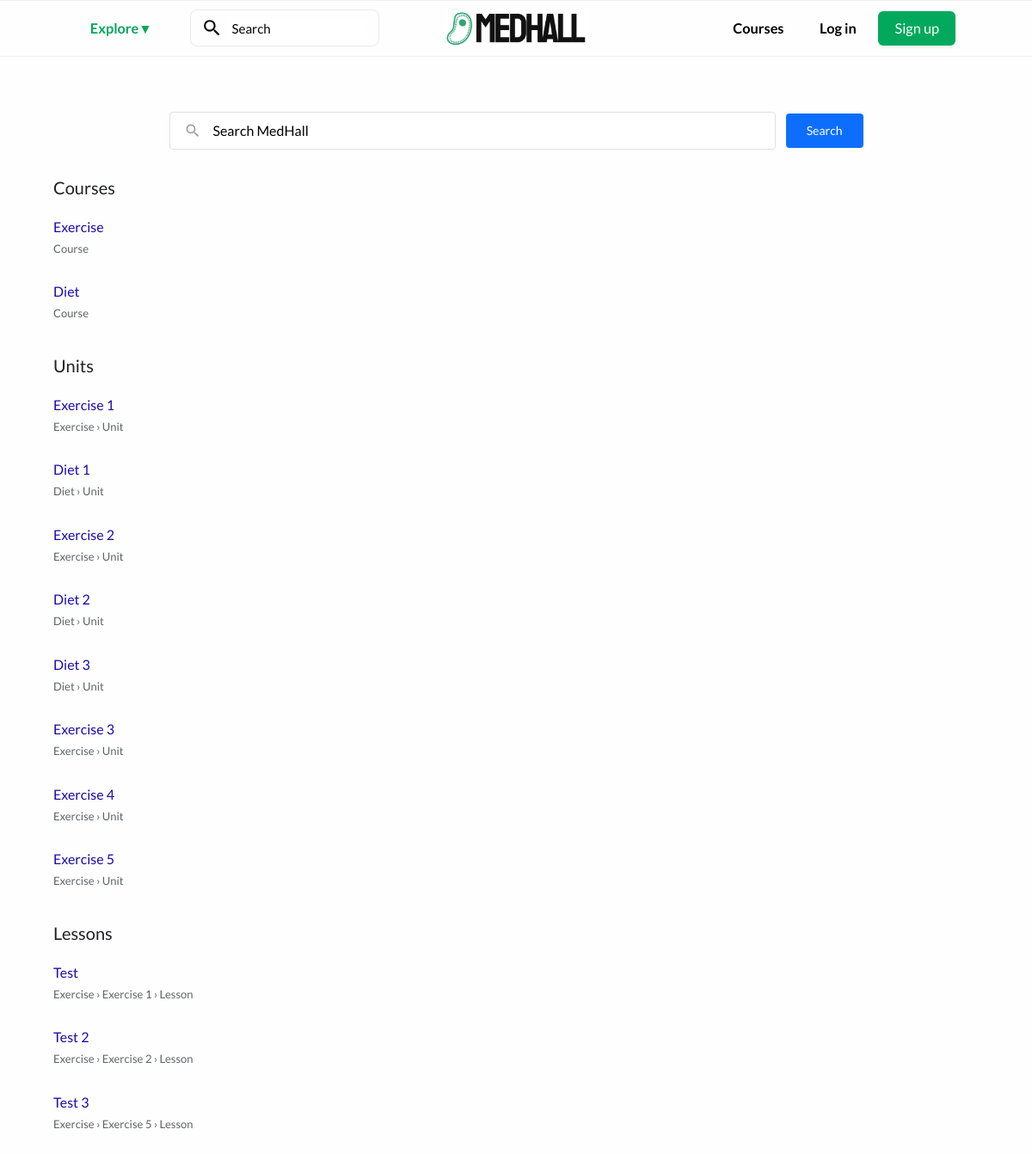
Screenshot of /search/results/ with the database file from the repository.
### courses/models.py (models this page shows, shortened)
class Course(models.Model):
    title = models.CharField(max_length=200)
    description = models.TextField()
    teacher = models.ForeignKey(User, on_delete=models.CASCADE, related_name="courses")

class Unit(models.Model):
    course = models.ForeignKey(Course, on_delete=models.CASCADE, related_name="units")
    title = models.CharField(max_length=200)
    order = models.PositiveIntegerField(default=0)
    class Meta:
        ordering = ['order']

class Lesson(models.Model):
    course = models.ForeignKey(Course, on_delete=models.CASCADE, related_name="lessons")
    title = models.CharField(max_length=200)
    content = RichTextField()  # Supports rich text editing
    video_url = models.URLField(blank=True, null=True)
    order = models.PositiveIntegerField(default=0)  # To order lessons within a course
    unit = models.ForeignKey(Unit, on_delete=models.CASCADE, related_name="lessons")
    class Meta:
        ordering = ['order']

### KhanAcademyClone/views.py (the view)
# urls.py: path('search/results/', views.search_results, name='search_results'),
def search_results(request):
    print("search_results called")
    query = request.GET.get('q', '')
    courses = Course.objects.filter(Q(title__icontains=query) | Q(description__icontains=query))
    units = Unit.objects.filter(title__icontains=query)
    lessons = Lesson.objects.filter(title__icontains=query)
    return render(request, 'search_results.html', {
        'query': query,
        'courses': courses,
        'units': units,
        'lessons': lessons
    })

### courses/context_processors.py (called while the page is built)
def courses_processor(request):
    courses_all = Course.objects.all()
    print(f"Context processor found {len(courses_all)} courses")  # Debug print
    return {
        'courses_all': courses_all
    }

### courses/templates/search_results.html (shortened to what this page needs)
{% extends "base.html" %}
{% block content %}
<div class="search-page">
    <div class="search-wrapper">
        <div class="search-container">
            <svg class="search-icon" viewBox="0 0 24 24">
                <path d="M15.5 14h-.79l-.28-.27A6.471 6.471 0 0 0 16 9.5 6.5 6.5 0 1 0 9.5 16a6.471 6.471 0 0 0 4.23-1.57l.27.28v.79l5 4.99L20.49 19l-4.99-5zm-6 0C7.01 14 5 11.99 5 9.5S7.01 5 9.5 5 14 7.01 14 9.5 11.99 14 9.5 14z"/>
            </svg>
            <input type="text" id="search-results-box" class="search-input" placeholder="Search MedHall" value="{{ query }}">
        </div>
        <button id="search-results-button" class="search-button">Search</button>
    </div>
    {% if courses %}
    <div class="results-section">
        <h3 class="results-title">Courses</h3>
        {% for course in courses %}
        <a href="{% url 'course_detail' course.id %}" class="search-result">
            <div class="result-title">{{ course.title }}</div>
            <div class="result-path">Course</div>
        </a>
        {% endfor %}
    </div>
    {% endif %}
    {% if units %}
    <div class="results-section">
        <h3 class="results-title">Units</h3>
        {% for unit in units %}
        <a href="{% url 'course_detail' unit.course.id %}#unit{{ unit.id }}" class="search-result">
            <div class="result-title">{{ unit.title }}</div>
            <div class="result-path">{{ unit.course.title }} › Unit</div>
        </a>
        {% endfor %}
    </div>
    {% endif %}
    {% if lessons %}
    <div class="results-section">
        <h3 class="results-title">Lessons</h3>
        {% for lesson in lessons %}
        <a href="{% url 'lesson_detail' lesson.unit.course.id lesson.unit.id lesson.id %}" class="search-result">
            <div class="result-title">{{ lesson.title }}</div>
            <div class="result-path">{{ lesson.unit.course.title }} › {{ lesson.unit.title }} › Lesson</div>
        </a>
        {% endfor %}
    </div>
    {% endif %}
</div>
{% endblock %}

### courses/templates/base.html (style rules this page uses)
:root { --primary-green: #02a95c; --primary-gray: #608a89; --light-blue: #e8f2f4; --white: #fefefe; --dark-gray: #000000; --bar-gray: #cccccc; }
body { background-color: var(--white); font-family: 'Lato', sans-serif; }
.search-container { display: flex; align-items: center; padding: 0.5rem 0.8rem; border: 1.5px solid #eaeaea; border-radius: 8px; width: 220px; background-color: var(--white); font-family: 'Lato', sans-serif; position: relative; transition: all 0.2s ease; }
.search-icon { width: 25px; height: 25px; fill: var(--dark-gray); margin-right: 8px; flex-shrink: 0; }
.search-container input { border: none; outline: none; width: 100%; font-family: 'Lato', sans-serif; font-size: 0.95rem; color: var(--dark-gray); }
.search-container input::placeholder { font-family: 'Lato', sans-serif; font-weight: 400; color: var(--dark-gray); }

### courses/templates/search_results.html (style rules this page uses)
.search-page { max-width: 1200px; margin: 0 auto; padding: 40px 20px; }
.search-page .search-wrapper { margin-bottom: 40px; display: flex; justify-content: center; align-items: center; gap: 12px; width: 75%; margin: 0 auto; }
.search-page .search-container { display: flex; align-items: center; background: white; border: 1px solid #dfe1e5; border-radius: 4px; padding: 8px 16px; width: 100%; transition: all 0.2s ease; }
.search-page .search-icon { width: 20px; height: 20px; fill: #9aa0a6; margin-right: 12px; }
.search-page .search-input { border: none; outline: none; width: 100%; font-size: 16px; color: #202124; background: transparent; }
.search-page .search-button { padding: 8px 24px; background: #0d6efd; color: white; border: none; border-radius: 4px; font-size: 14px; cursor: pointer; transition: background 0.2s; white-space: nowrap; height: 40px; }
.results-section { margin-top: 32px; }
.results-title { font-size: 20px; color: #202124; margin-bottom: 16px; font-weight: 500; }
.search-result { padding: 6px 0px; border-radius: 8px; margin-bottom: 16px; transition: all 0.2s; text-decoration: none; display: block; }
.result-title { color: #1a0dab; font-size: 16px; margin-bottom: 4px; font-weight: 500; }
.result-path { color: #5f6368; font-size: 13px; }

### rows the page displays
Course: title "Exercise"
Course: title "Diet"
Unit: title "Exercise 1", course "Exercise"
Unit: title "Diet 1", course "Diet"
Unit: title "Exercise 2", course "Exercise"
Unit: title "Diet 2", course "Diet"
Unit: title "Diet 3", course "Diet"
Unit: title "Exercise 3", course "Exercise"
Unit: title "Exercise 4", course "Exercise"
Unit: title "Exercise 5", course "Exercise"
Lesson: title "Test", unit.course "Exercise", unit "Exercise 1"
Lesson: title "Test 2", unit.course "Exercise", unit "Exercise 2"
Lesson: title "Test 3", unit.course "Exercise", unit "Exercise 5"
